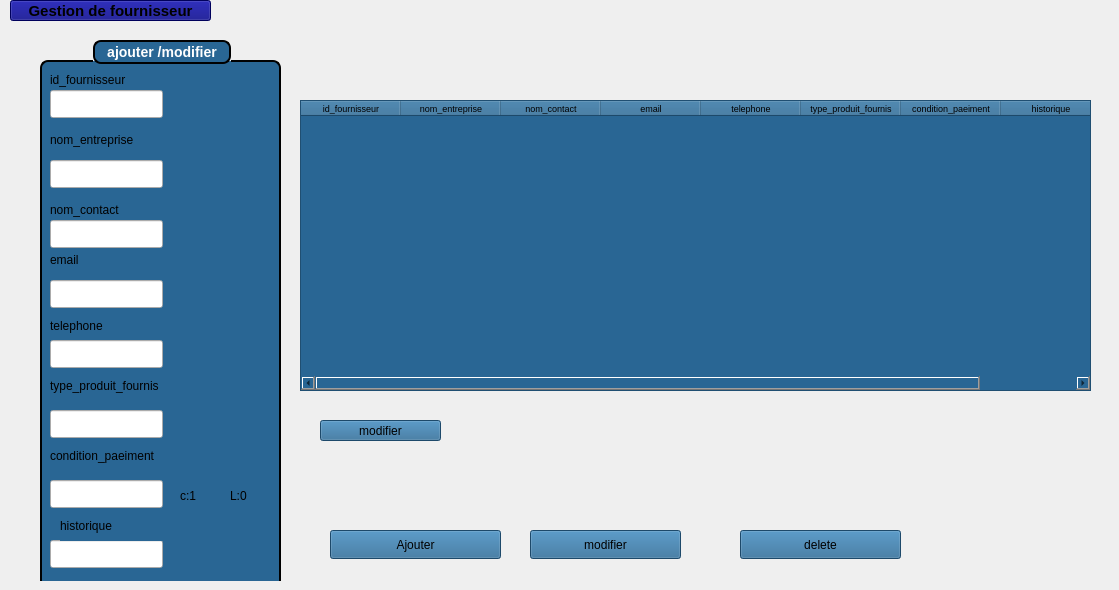
    <widget class="QWidget" name="page_2">
     <widget class="QStackedWidget" name="stackedWidget_2">
      <property name="geometry">
       <rect>
        <x>30</x>
        <y>40</y>
        <width>1071</width>
        <height>541</height>
       </rect>
      </property>
      <property name="styleSheet">
       <string notr="true">border-color: rgb(184, 226, 242);</string>
      </property>
      <property name="currentIndex">
       <number>0</number>
      </property>
      <widget class="QWidget" name="page_12">
       <widget class="QPushButton" name="pushButton_ajouter_2">
        <property name="geometry">
         <rect>
          <x>300</x>
          <y>490</y>
          <width>171</width>
          <height>29</height>
         </rect>
        </property>
        <property name="styleSheet">
         <string notr="true"> background-color: rgb(41, 102, 148);</string>
        </property>
        <property name="text">
         <string>Ajouter</string>
        </property>
       </widget>
       <widget class="QPushButton" name="pushButton_modifier_3">
        <property name="geometry">
         <rect>
          <x>500</x>
          <y>490</y>
          <width>151</width>
          <height>29</height>
         </rect>
        </property>
        <property name="styleSheet">
         <string notr="true"> background-color: rgb(41, 102, 148);</string>
        </property>
        <property name="text">
         <string>modifier</string>
        </property>
       </widget>
       <widget class="QPushButton" name="pushButton_delete_2">
        <property name="geometry">
         <rect>
          <x>710</x>
          <y>490</y>
          <width>161</width>
          <height>29</height>
         </rect>
        </property>
        <property name="styleSheet">
         <string notr="true"> background-color: rgb(41, 102, 148);</string>
        </property>
        <property name="text">
         <string>delete</string>
        </property>
       </widget>
       <widget class="QTableWidget" name="tableWidget_7">
        <property name="geometry">
         <rect>
          <x>270</x>
          <y>60</y>
          <width>791</width>
          <height>291</height>
         </rect>
        </property>
        <property name="styleSheet">
         <string notr="true"> background-color: rgb(41, 102, 148);</string>
        </property>
        <column>
         <property name="text">
          <string>id_fournisseur</string>
         </property>
         <property name="font">
          <font>
           <pointsize>7</pointsize>
          </font>
         </property>
        </column>
        <column>
         <property name="text">
          <string>nom_entreprise</string>
         </property>
         <property name="font">
          <font>
           <pointsize>7</pointsize>
          </font>
         </property>
        </column>
        <column>
         <property name="text">
          <string>nom_contact</string>
         </property>
         <property name="font">
          <font>
           <pointsize>7</pointsize>
          </font>
         </property>
        </column>
        <column>
         <property name="text">
          <string>email</string>
         </property>
         <property name="font">
          <font>
           <pointsize>7</pointsize>
          </font>
         </property>
        </column>
        <column>
         <property name="text">
          <string>telephone</string>
         </property>
         <property name="font">
          <font>
           <pointsize>7</pointsize>
          </font>
         </property>
        </column>
        <column>
         <property name="text">
          <string>type_produit_fournis</string>
         </property>
         <property name="font">
          <font>
           <pointsize>7</pointsize>
          </font>
         </property>
        </column>
        <column>
         <property name="text">
          <string>condition_paeiment</string>
         </property>
         <property name="font">
          <font>
           <pointsize>7</pointsize>
          </font>
         </property>
        </column>
        <column>
         <property name="text">
          <string>historique</string>
         </property>
         <property name="font">
          <font>
           <pointsize>7</pointsize>
          </font>
         </property>
        </column>
       </widget>
       <widget class="QGroupBox" name="groupBox_6">
        <property name="geometry">
         <rect>
          <x>10</x>
          <y>0</y>
          <width>241</width>
          <height>551</height>
         </rect>
        </property>
        <property name="styleSheet">
         <string notr="true">QGroupBox {
    background-color: rgb(41, 102, 148);   /* blue background */
    border: 2px solid black;               /* black border, 2px wide */
    border-radius: 8px;                    /* rounded corners */
    margin-top: 20px;                      /* space for the title */
    color: white;                          /* title text color */
    font-weight: bold;
    font-size: 14px;
}

QGroupBox::title {
 border: 2px solid black;               /* black border, 2px wide */
    border-radius: 8px;     
background-color: rgb(41, 102, 148);
    subcontrol-origin: margin;
    subcontrol-position: top center;       /* title centered */
    padding: 2px 10px;
}
</string>
        </property>
        <property name="title">
         <string>ajouter /modifier</string>
        </property>
        <widget class="QLabel" name="label_3">
         <property name="geometry">
          <rect>
           <x>10</x>
           <y>30</y>
           <width>111</width>
           <height>20</height>
          </rect>
         </property>
         <property name="styleSheet">
          <string notr="true"> background-color: rgb(41, 102, 148); 
</string>
         </property>
         <property name="text">
          <string>id_fournisseur</string>
         </property>
        </widget>
        <widget class="QLabel" name="label_10">
         <property name="geometry">
          <rect>
           <x>10</x>
           <y>90</y>
           <width>101</width>
           <height>20</height>
          </rect>
         </property>
         <property name="styleSheet">
          <string notr="true"> background-color: rgb(41, 102, 148); 
</string>
         </property>
         <property name="text">
          <string>nom_entreprise</string>
         </property>
        </widget>
        <widget class="QLabel" name="label_4">
         <property name="geometry">
          <rect>
           <x>10</x>
           <y>160</y>
           <width>101</width>
           <height>20</height>
          </rect>
         </property>
         <property name="styleSheet">
          <string notr="true"> background-color: rgb(41, 102, 148); 
</string>
         </property>
         <property name="text">
          <string>nom_contact</string>
         </property>
        </widget>
        <widget class="QLabel" name="label_47">
         <property name="geometry">
          <rect>
           <x>10</x>
           <y>210</y>
           <width>101</width>
           <height>20</height>
          </rect>
         </property>
         <property name="styleSheet">
          <string notr="true"> background-color: rgb(41, 102, 148); 
</string>
         </property>
         <property name="text">
          <string>email</string>
         </property>
        </widget>
        <widget class="QLabel" name="label_48">
         <property name="geometry">
          <rect>
           <x>10</x>
           <y>270</y>
           <width>161</width>
           <height>31</height>
          </rect>
         </property>
         <property name="styleSheet">
          <string notr="true"> background-color: rgb(41, 102, 148); 
</string>
         </property>
         <property name="text">
          <string>telephone</string>
         </property>
        </widget>
        <widget class="QLineEdit" name="lineEdit_4">
         <property name="geometry">
          <rect>
           <x>10</x>
           <y>50</y>
           <width>113</width>
           <height>28</height>
          </rect>
         </property>
         <property name="text">
          <string/>
         </property>
        </widget>
        <widget class="QLineEdit" name="lineEdit_37">
         <property name="geometry">
          <rect>
           <x>10</x>
           <y>120</y>
           <width>113</width>
           <height>28</height>
          </rect>
         </property>
         <property name="text">
          <string/>
         </property>
        </widget>
        <widget class="QLineEdit" name="lineEdit_38">
         <property name="geometry">
          <rect>
           <x>10</x>
           <y>180</y>
           <width>113</width>
           <height>28</height>
          </rect>
         </property>
         <property name="text">
          <string/>
         </property>
        </widget>
        <widget class="QLineEdit" name="lineEdit_39">
         <property name="geometry">
          <rect>
           <x>10</x>
           <y>240</y>
           <width>113</width>
           <height>28</height>
          </rect>
         </property>
         <property name="text">
          <string/>
         </property>
        </widget>
        <widget class="QLineEdit" name="lineEdit_40">
         <property name="geometry">
          <rect>
           <x>10</x>
           <y>300</y>
           <width>113</width>
           <height>28</height>
          </rect>
         </property>
         <property name="text">
          <string/>
         </property>
        </widget>
        <widget class="QLineEdit" name="lineEdit_41">
         <property name="geometry">
          <rect>
           <x>10</x>
           <y>500</y>
           <width>113</width>
           <height>28</height>
          </rect>
         </property>
         <property name="text">
          <string/>
         </property>
        </widget>
        <widget class="QLineEdit" name="lineEdit_42">
         <property name="geometry">
          <rect>
           <x>10</x>
           <y>440</y>
           <width>113</width>
           <height>28</height>
          </rect>
         </property>
         <property name="text">
          <string/>
         </property>
        </widget>
        <widget class="QLineEdit" name="lineEdit_43">
         <property name="geometry">
          <rect>
           <x>10</x>
           <y>370</y>
           <width>113</width>
           <height>28</height>
          </rect>
         </property>
         <property name="text">
          <string/>
         </property>
        </widget>
        <widget class="QLabel" name="label_49">
         <property name="geometry">
          <rect>
           <x>10</x>
           <y>330</y>
           <width>161</width>
           <height>31</height>
          </rect>
         </property>
         <property name="styleSheet">
          <string notr="true"> background-color: rgb(41, 102, 148); 
</string>
         </property>
         <property name="text">
          <string>type_produit_fournis</string>
         </property>
        </widget>
        <widget class="QLabel" name="label_50">
         <property name="geometry">
          <rect>
           <x>20</x>
           <y>470</y>
           <width>161</width>
           <height>31</height>
          </rect>
         </property>
         <property name="styleSheet">
          <string notr="true"> background-color: rgb(41, 102, 148); 
</string>
         </property>
         <property name="text">
          <string>historique</string>
         </property>
        </widget>
        <widget class="QLabel" name="label_51">
         <property name="geometry">
          <rect>
           <x>10</x>
           <y>400</y>
           <width>161</width>
           <height>31</height>
          </rect>
         </property>
         <property name="styleSheet">
          <string notr="true"> background-color: rgb(41, 102, 148); 
</string>
         </property>
         <property name="text">
          <string>condition_paeiment</string>
         </property>
        </widget>
        <widget class="QLabel" name="label_52">
         <property name="geometry">
          <rect>
           <x>140</x>
           <y>440</y>
           <width>21</width>
           <height>31</height>
          </rect>
         </property>
         <property name="styleSheet">
          <string notr="true"> background-color: rgb(41, 102, 148); 
</string>
         </property>
         <property name="text">
          <string>c:1</string>
         </property>
        </widget>
        <widget class="QLabel" name="label_53">
         <property name="geometry">
          <rect>
           <x>190</x>
           <y>440</y>
           <width>21</width>
           <height>31</height>
          </rect>
         </property>
         <property name="styleSheet">
          <string notr="true"> background-color: rgb(41, 102, 148); 
</string>
         </property>
         <property name="text">
          <string>L:0</string>
         </property>
        </widget>
       </widget>
       <widget class="QPushButton" name="pushButton_modifier_4">
        <property name="geometry">
         <rect>
          <x>290</x>
          <y>380</y>
          <width>121</width>
          <height>21</height>
         </rect>
        </property>
        <property name="styleSheet">
         <string notr="true"> background-color: rgb(41, 102, 148);</string>
        </property>
        <property name="text">
         <string>modifier</string>
        </property>
       </widget>
      </widget>
      <widget class="QWidget" name="page_13"/>
     </widget>
     <widget class="QPushButton" name="pushButton_33">
      <property name="geometry">
       <rect>
        <x>10</x>
        <y>0</y>
        <width>201</width>
        <height>21</height>
       </rect>
      </property>
      <property name="font">
       <font>
        <pointsize>11</pointsize>
        <bold>true</bold>
       </font>
      </property>
      <property name="styleSheet">
       <string notr="true">background-color: rgb(0, 0, 127);
</string>
      </property>
      <property name="text">
       <string>Gestion de fournisseur</string>
      </property>
     </widget>
     <widget class="QLabel" name="logoLabel">
      <property name="geometry">
       <rect>
        <x>1050</x>
        <y>10</y>
        <width>60</width>
        <height>60</height>
       </rect>
      </property>
      <property name="minimumSize">
       <size>
        <width>50</width>
        <height>50</height>
       </size>
      </property>
      <property name="maximumSize">
       <size>
        <width>60</width>
        <height>60</height>
       </size>
      </property>
      <property name="styleSheet">
       <string notr="true">background-color: transparent;</string>
      </property>
      <property name="text">
       <string/>
      </property>
      <property name="pixmap">
       <pixmap>:/images/logof.jpg</pixmap>
      </property>
      <property name="scaledContents">
       <bool>true</bool>
      </property>
      <property name="alignment">
       <set>Qt::AlignmentFlag::AlignCenter</set>
      </property>
     </widget>
    </widget>
